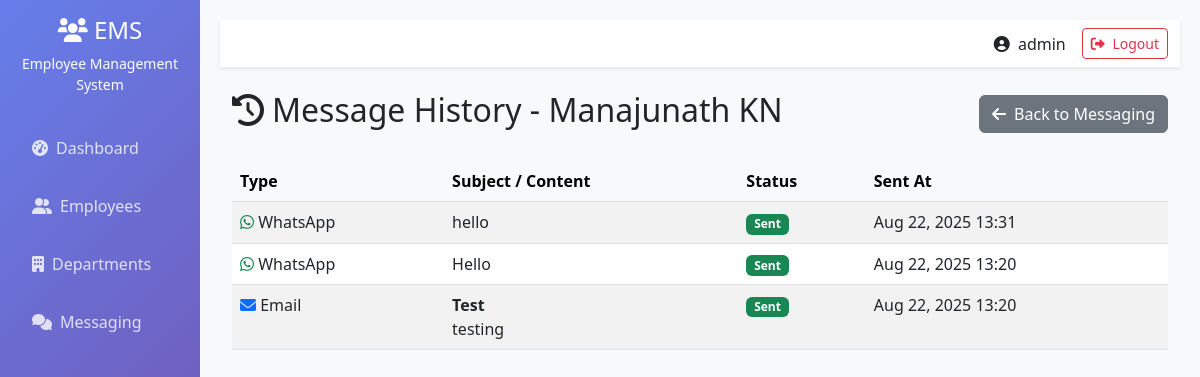
Screenshot of /messaging/history/14/ (signed in) with the database file from the repository.
### employees/models.py (models this page shows, shortened)
class Employee(models.Model):
    GENDER_CHOICES = [
        ('M', 'Male'),
        ('F', 'Female'),
        ('O', 'Other'),
    ]
    STATUS_CHOICES = [
        ('active', 'Active'),
        ('inactive', 'Inactive'),
        ('terminated', 'Terminated'),
    ]
    employee_id = models.CharField(max_length=20, unique=True)
    first_name = models.CharField(max_length=50)
    last_name = models.CharField(max_length=50)
    email = models.EmailField(unique=True)
    phone_regex = RegexValidator(
        regex=r'^\+?1?\d{9,15}$',
        message="Phone number must be entered in the format:'+999999999'. upto 15 digits allowed."
    )
    phone_number = models.CharField(validators=[phone_regex], max_length=17)
    date_of_birth = models.DateField()
    gender = models.CharField(max_length=1, choices=GENDER_CHOICES)
    address = models.TextField()
    department = models.ForeignKey(Department, on_delete= models.CASCADE, related_name='employees')
    position = models.CharField(max_length=100)
    salary = models.DecimalField(max_digits=10, decimal_places=2)
    hire_date = models.DateField()
    status = models.CharField(max_length=20, choices=STATUS_CHOICES, default='active')
    created_at = models.DateTimeField(auto_now_add=True)
    updated_at = models.DateTimeField(auto_now=True)
    @property
    def full_name(self):
        return f"{self.first_name} {self.last_name}"
    class Meta:
        ordering = ['first_name', 'last_name']

class Message(models.Model):
    MESSAGE_TYPES = [
        ('email', 'Email'),
        ('whatsapp', 'WhatsApp'),
    ]
    sender = models.ForeignKey(User, on_delete=models.CASCADE)
    recipient = models.ForeignKey("Employee", on_delete=models.CASCADE)  # ✅ string reference
    message_type = models.CharField(max_length=20, choices=MESSAGE_TYPES)
    subject = models.CharField(max_length=255, blank=True, null=True)
    content = models.TextField()
    is_sent = models.BooleanField(default=False)
    error_message = models.TextField(blank=True, null=True)
    sent_at = models.DateTimeField(auto_now_add=True)

### employees/views.py (the view)
# urls.py: path('messaging/history/<int:employee_id>/', views.message_history, name='message_history'),
@login_required
def message_history(request, employee_id):
    employee = get_object_or_404(Employee, id=employee_id)
    messages_sent = Message.objects.filter(
        sender=request.user,
        recipient=employee
    ).order_by('-sent_at')  # newest first
    context = {
        'employee': employee,
        'message_list': messages_sent,
    }
    return render(request, 'messaging/message_history.html', context)

### employees/templates/messaging/message_history.html (shortened to what this page needs)
{% extends 'employees/base.html' %}
{% block content %}
<div class="container-fluid">
  <div class="row mb-4">
    <div class="col-12 d-flex justify-content-between align-items-center">
      <h2><i class="fas fa-history me-2"></i>Message History - {{ employee.full_name }}</h2>
      <a href="{% url 'messaging_dashboard' %}" class="btn btn-secondary">
        <i class="fas fa-arrow-left me-2"></i>Back to Messaging
      </a>
    </div>
  </div>
  <div class="row">
    <div class="col-12">
      {% if message_list %}
        <table class="table table-striped table-hover">
          <thead class="table-light">
            <tr>
              <th>Type</th>
              <th>Subject / Content</th>
              <th>Status</th>
              <th>Sent At</th>
            </tr>
          </thead>
          <tbody>
            {% for msg in message_list %}
              <tr>
                <td>
                  {% if msg.message_type == "email" %}
                    <i class="fas fa-envelope text-primary"></i> Email
                  {% else %}
                    <i class="fab fa-whatsapp text-success"></i> WhatsApp
                  {% endif %}
                </td>
                <td>
                  {% if msg.message_type == "email" %}
                    <strong>{{ msg.subject }}</strong><br>
                  {% endif %}
                  {{ msg.content|truncatewords:20 }}
                </td>
                <td>
                  {% if msg.is_sent %}
                    <span class="badge bg-success">Sent</span>
                  {% else %}
                    <span class="badge bg-danger">Failed</span>
                    {% if msg.error_message %}
                      <br><small class="text-muted">{{ msg.error_message }}</small>
                    {% endif %}
                  {% endif %}
                </td>
                <td>
                  {% if msg.sent_at %}
                    {{ msg.sent_at|date:"M d, Y H:i" }}
                  {% else %}
                    <em>Not Available</em>
                  {% endif %}
                </td>
              </tr>
            {% endfor %}
          </tbody>
        </table>
      {% else %}
        <p class="text-muted">No messages sent to this employee yet.</p>
      {% endif %}
    </div>
  </div>
</div>
{% endblock %}

### employees/templates/employees/base.html (shortened to what this page needs)
{% load static %}
<!DOCTYPE html>
<html lang="en">
<head>
  <link href="https://cdnjs.cloudflare.com/ajax/libs/bootstrap/5.3.0/css/bootstrap.min.css" rel="stylesheet">
  <link href="https://cdnjs.cloudflare.com/ajax/libs/font-awesome/6.0.0/css/all.min.css" rel="stylesheet">
</head>
<body>
  <div class="container-fluid">
    <div class="row">
      <nav id="sidebarMenu" class="col-md-3 col-lg-2 d-md-block sidebar collapse">
        <div class="position-sticky pt-3">
          <div class="text-center mb-4">
            <h4><i class="fas fa-users"></i> EMS</h4>
            <p class="small">Employee Management System</p>
          </div>
          <ul class="nav flex-column">
            <li class="nav-item">
              <a class="nav-link {% if request.resolver_match.url_name == 'dashboard' %}active{% endif %}" href="{% url 'dashboard' %}">
                <i class="fas fa-tachometer-alt me-2"></i>Dashboard
              </a>
            </li>
            <li class="nav-item">
              <a class="nav-link {% if 'employee' in request.resolver_match.url_name %}active{% endif %}" href="{% url 'employee_list' %}">
                <i class="fas fa-user-friends me-2"></i>Employees
              </a>
            </li>
            <li class="nav-item">
              <a class="nav-link {% if 'department' in request.resolver_match.url_name %}active{% endif %}" href="{% url 'department_list' %}">
                <i class="fas fa-building me-2"></i>Departments
              </a>
            </li>
            <li class="nav-item">
              <a class="nav-link {% if 'messaging' in request.resolver_match.url_name %}active{% endif %}" href="{% url 'messaging_dashboard' %}">
                <i class="fas fa-comments me-2"></i>Messaging
              </a>
            </li>
          </ul>
        </div>
      </nav>
      <main class="col-md-9 ms-sm-auto col-lg-10 main-content">
        <nav class="navbar navbar-light bg-white shadow-sm mb-4">
          <div class="container-fluid">
            <div class="d-flex align-items-center ms-auto">
              <span class="me-3">
                <i class="fas fa-user-circle me-1"></i>
                {% if user.first_name %}{{ user.first_name }} {{ user.last_name }}{% else %}{{ user.username }}{% endif %}
              </span>
              <a href="{% url 'logout' %}" class="btn btn-sm btn-outline-danger">
                <i class="fas fa-sign-out-alt me-1"></i> Logout
              </a>
            </div>
          </div>
        </nav>
        {% block content %}{% endblock %}
      </main>
    </div>
  </div>
</body>
</html>

### employees/templates/employees/base.html (style rules this page uses)
.sidebar { background: linear-gradient(135deg, #667eea 0%, #764ba2 100%); min-height: 100vh; color: white; }
.sidebar .nav-link { color: rgba(255,255,255,0.8); padding: 12px 20px; border-radius: 8px; margin: 5px 0; transition: all 0.3s ease; }
.main-content { background: #f8f9fa; min-height: 100vh; padding: 20px; }

### rows the page displays
Employee: full_name "Manajunath KN"
Message: message_type "whatsapp" (drawn), content "hello", is_sent "Sent", sent_at "Aug 22, 2025 13:31"
Message: message_type "whatsapp" (drawn), content "Hello", is_sent "Sent", sent_at "Aug 22, 2025 13:20"
Message: message_type "email" (drawn), subject "Test", content "testing", is_sent "Sent", sent_at "Aug 22, 2025 13:20"

### other values shown
{{ user.username }} "admin"
